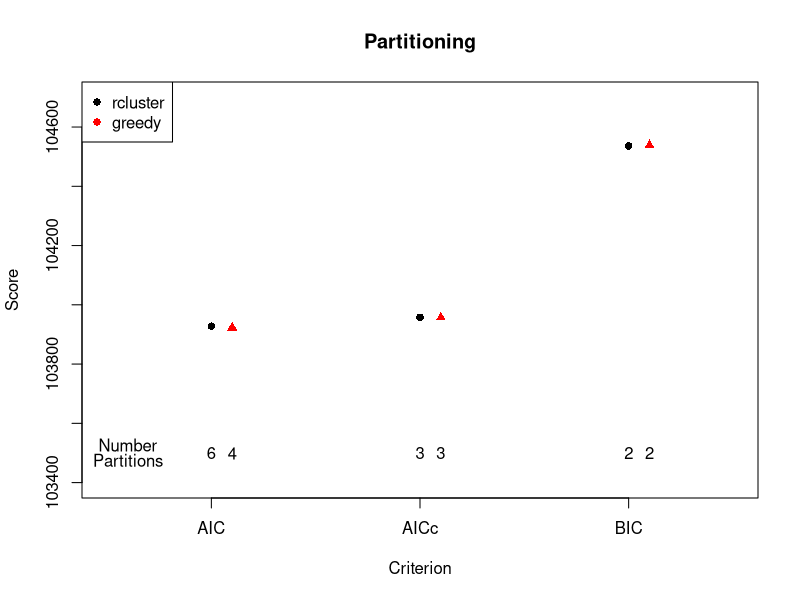
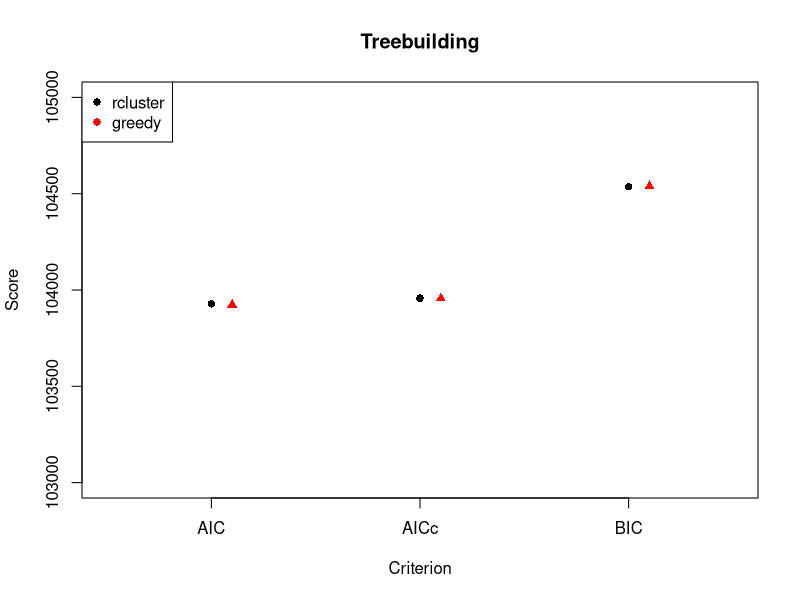
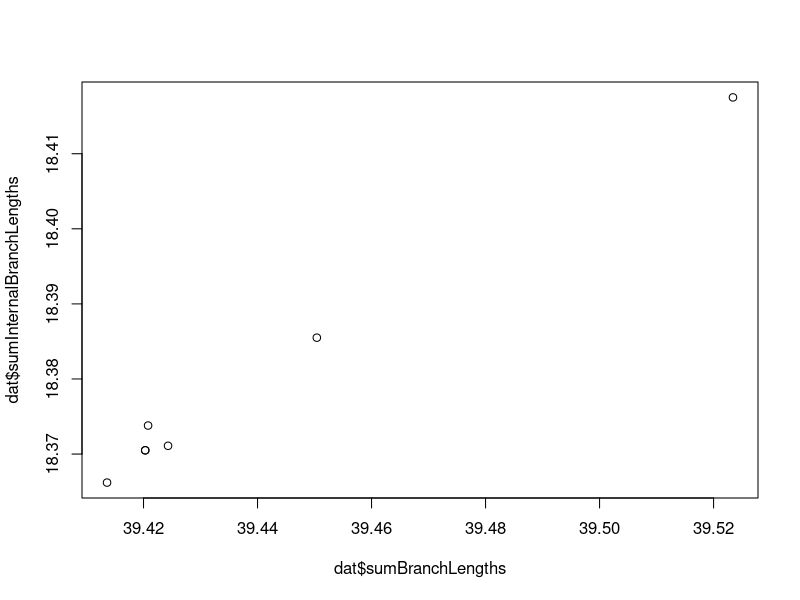
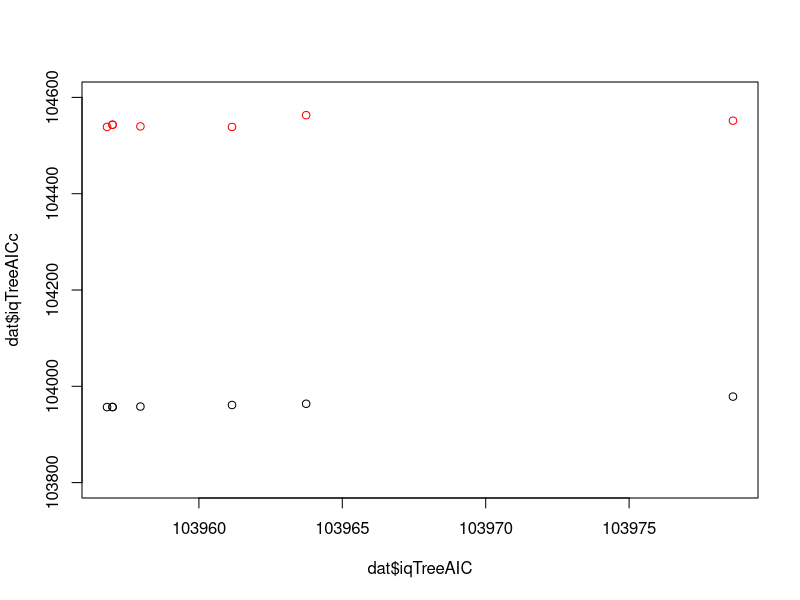
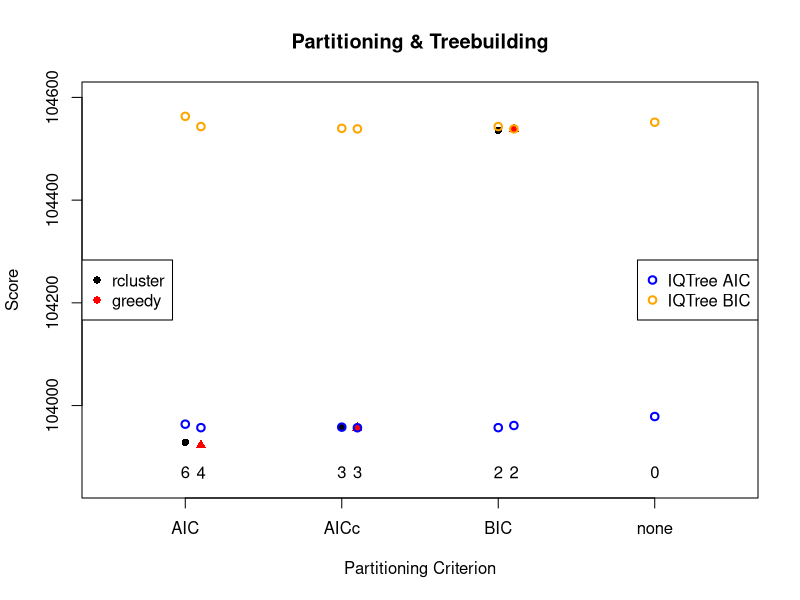
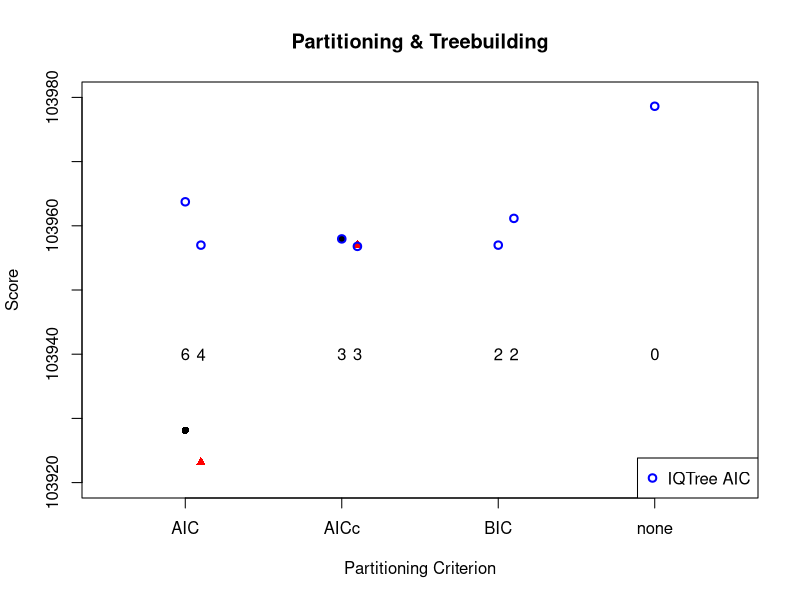
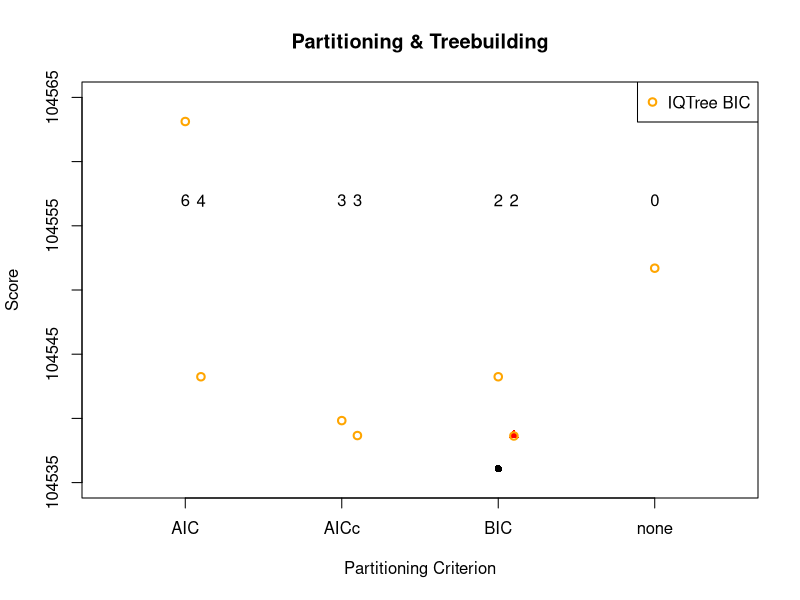
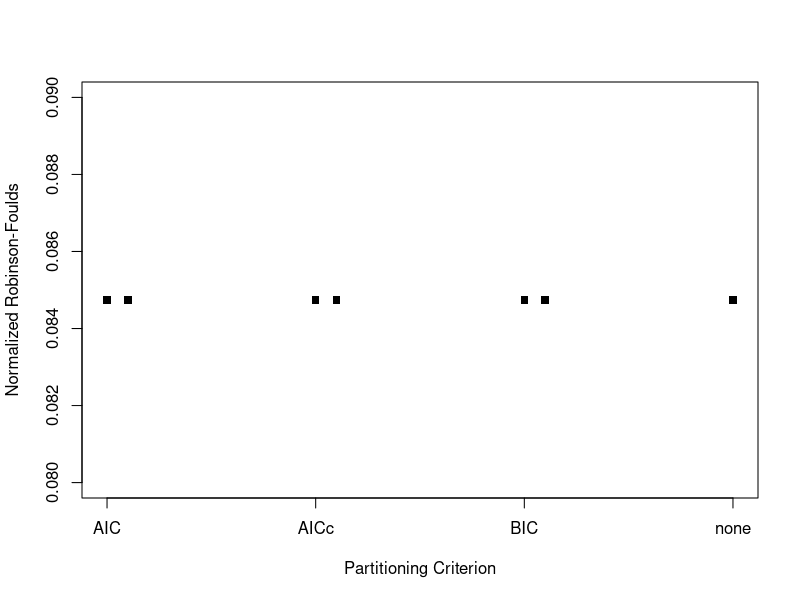

Generate these figures, in order, with R:
setwd("~/Documents/UNIL/PartitioningMethods_SimulationProject/FunctioningPipeline/AnalysisResults")

# dat <- readLines("prelimResults.txt")

dat <- read.csv("prelim_lopho_N10.csv", na.strings="-")

## LOWER IC IS BETTER!

plot(1:3, c(dat$AIC[3], dat$AICc[2], dat$BIC[1]), xlim=c(0.5,3.5), ylim=c(103400,104700), pch=16, xlab="Criterion", ylab="Score", xaxt="n", main="Partitioning")
axis(side=1, at=1:3, labels=c("AIC", "AICc", "BIC"))
points(1.1:3.1, c(dat$AIC[4], dat$AICc[6], dat$BIC[5]), pch=17, col="red")
legend("topleft", c("rcluster", "greedy"), col=c("black", "red"), pch=16)

text(0.6, 103525, "Number")
text(0.6, 103475, "Partitions")
text(x=c(1,1.1,2,2.1,3,3.1), y=rep(103500,6), labels=c(dat$numParts[3:4], dat$numParts[2], dat$numParts[6], dat$numParts[1], dat$numParts[5]))



plot(1:3, c(dat$AIC[3], dat$AICc[2], dat$BIC[1]), xlim=c(0.5,3.5), ylim=c(103000,105000), pch=16, xlab="Criterion", ylab="Score", xaxt="n", main="Treebuilding")
axis(side=1, at=1:3, labels=c("AIC", "AICc", "BIC"))
points(1.1:3.1, c(dat$AIC[4], dat$AICc[6], dat$BIC[5]), pch=17, col="red")
legend("topleft", c("rcluster", "greedy"), col=c("black", "red"), pch=16)


plot(dat$sumBranchLengths, dat$sumInternalBranchLengths)
plot(dat$iqTreeAIC, dat$iqTreeAICc, ylim=c(103800,104600))
points(dat$iqTreeAIC, dat$iqTreeBIC, col="red")





plot(1:3, c(dat$AIC[3], dat$AICc[2], dat$BIC[1]), xlim=c(0.5,4.5), ylim=c(103850,104600), pch=16, xlab="Partitioning Criterion", ylab="Score", xaxt="n", main="Partitioning & Treebuilding")
axis(side=1, at=1:4, labels=c("AIC", "AICc", "BIC", "none"))
points(1.1:3.1, c(dat$AIC[4], dat$AICc[6], dat$BIC[5]), pch=17, col="red")
points(c(1,1.1,2,2.1,3,3.1,4), c(dat$iqTreeAIC[3], dat$iqTreeAIC[4], dat$iqTreeAIC[2], dat$iqTreeAIC[6], dat$iqTreeAIC[1], dat$iqTreeAIC[5], dat$iqTreeAIC[7]), col="blue", lwd=2)
##points(c(1,1.1,2,2.1,3,3.1,4), c(dat$iqTreeAICc[3], dat$iqTreeAICc[4], dat$iqTreeAICc[2], dat$iqTreeAICc[6], dat$iqTreeAICc[1], dat$iqTreeAICc[5], dat$iqTreeAICc[7]), col="green3", lwd=2)
points(c(1,1.1,2,2.1,3,3.1,4), c(dat$iqTreeBIC[3], dat$iqTreeBIC[4], dat$iqTreeBIC[2], dat$iqTreeBIC[6], dat$iqTreeBIC[1], dat$iqTreeBIC[5], dat$iqTreeBIC[7]), col="orange", lwd=2)
legend("left", c("rcluster", "greedy"), col=c("black", "red"), pch=16)
legend("right", c("IQTree AIC", "IQTree BIC"), col=c("blue", "orange"), pch=1, pt.lwd=2)

text(x=c(1,1.1,2,2.1,3,3.1,4), y=rep(103870,6), labels=c(dat$numParts[3:4], dat$numParts[2], dat$numParts[6], dat$numParts[1], dat$numParts[5], 0))





plot(1:3, c(dat$AIC[3], dat$AICc[2], dat$BIC[1]), xlim=c(0.5,4.5), ylim=c(103920,103980), pch=16, xlab="Partitioning Criterion", ylab="Score", xaxt="n", main="Partitioning & Treebuilding")
axis(side=1, at=1:4, labels=c("AIC", "AICc", "BIC", "none"))
points(1.1:3.1, c(dat$AIC[4], dat$AICc[6], dat$BIC[5]), pch=17, col="red")
points(c(1,1.1,2,2.1,3,3.1,4), c(dat$iqTreeAIC[3], dat$iqTreeAIC[4], dat$iqTreeAIC[2], dat$iqTreeAIC[6], dat$iqTreeAIC[1], dat$iqTreeAIC[5], dat$iqTreeAIC[7]), col="blue", lwd=2)
##points(c(1,1.1,2,2.1,3,3.1,4), c(dat$iqTreeAICc[3], dat$iqTreeAICc[4], dat$iqTreeAICc[2], dat$iqTreeAICc[6], dat$iqTreeAICc[1], dat$iqTreeAICc[5], dat$iqTreeAICc[7]), col="green3", lwd=2)
points(c(1,1.1,2,2.1,3,3.1,4), c(dat$iqTreeBIC[3], dat$iqTreeBIC[4], dat$iqTreeBIC[2], dat$iqTreeBIC[6], dat$iqTreeBIC[1], dat$iqTreeBIC[5], dat$iqTreeBIC[7]), col="orange", lwd=2)
#legend("left", c("rcluster", "greedy"), col=c("black", "red"), pch=16)
legend("bottomright", c("IQTree AIC"), col=c("blue"), pch=1, pt.lwd=2)

text(x=c(1,1.1,2,2.1,3,3.1,4), y=rep(103940,6), labels=c(dat$numParts[3:4], dat$numParts[2], dat$numParts[6], dat$numParts[1], dat$numParts[5], 0))


plot(1:3, c(dat$AIC[3], dat$AICc[2], dat$BIC[1]), xlim=c(0.5,4.5), ylim=c(104535,104565), pch=16, xlab="Partitioning Criterion", ylab="Score", xaxt="n", main="Partitioning & Treebuilding")
axis(side=1, at=1:4, labels=c("AIC", "AICc", "BIC", "none"))
points(1.1:3.1, c(dat$AIC[4], dat$AICc[6], dat$BIC[5]), pch=17, col="red")
points(c(1,1.1,2,2.1,3,3.1,4), c(dat$iqTreeAIC[3], dat$iqTreeAIC[4], dat$iqTreeAIC[2], dat$iqTreeAIC[6], dat$iqTreeAIC[1], dat$iqTreeAIC[5], dat$iqTreeAIC[7]), col="blue", lwd=2)
##points(c(1,1.1,2,2.1,3,3.1,4), c(dat$iqTreeAICc[3], dat$iqTreeAICc[4], dat$iqTreeAICc[2], dat$iqTreeAICc[6], dat$iqTreeAICc[1], dat$iqTreeAICc[5], dat$iqTreeAICc[7]), col="green3", lwd=2)
points(c(1,1.1,2,2.1,3,3.1,4), c(dat$iqTreeBIC[3], dat$iqTreeBIC[4], dat$iqTreeBIC[2], dat$iqTreeBIC[6], dat$iqTreeBIC[1], dat$iqTreeBIC[5], dat$iqTreeBIC[7]), col="orange", lwd=2)
#legend("left", c("rcluster", "greedy"), col=c("black", "red"), pch=16)
legend("topright", c("IQTree BIC"), col=c("orange"), pch=1, pt.lwd=2)

text(x=c(1,1.1,2,2.1,3,3.1,4), y=rep(104557,6), labels=c(dat$numParts[3:4], dat$numParts[2], dat$numParts[6], dat$numParts[1], dat$numParts[5], 0))


plot(c(1:4, 1.1:3.1), rep(0.0847457627118644, 7), xaxt="n", ylim=c(0.08, 0.09), xlab="Partitioning Criterion", ylab="Normalized Robinson-Foulds", pch=15)
axis(side=1, at=1:4, labels=c("AIC", "AICc", "BIC", "none"))

